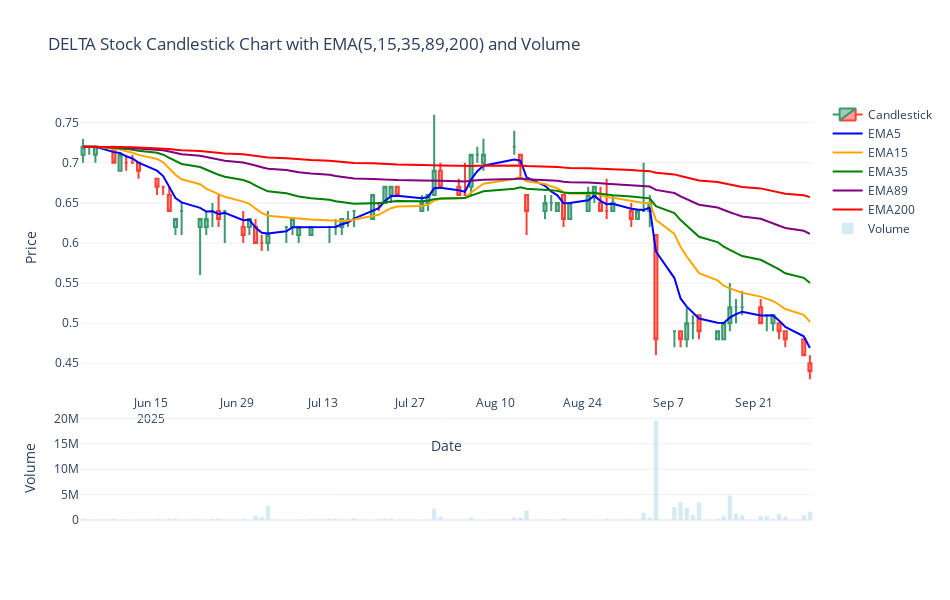

Source (notebook cell):
### Markdown cell above
โดยทั่วไปจำนวน “5, 15, 35, 89, 200” ของ EMA มักอิงกับจำนวน “วันทำการซื้อขาย (trading days)”**
ซึ่งหมายถึง **วันทำงานของตลาดหุ้น (วันราชการที่ตลาดเปิด)** ไม่รวมเสาร์–อาทิตย์ หรือวันหยุดนักขัตฤกษ์ของตลาดหลักทรัพย์

---

### 💡 อธิบายอย่างละเอียด

| ค่า EMA    | ช่วงเวลาโดยประมาณ | อิงจาก       | ใช้เพื่อวิเคราะห์อะไร                                    |
| ---------- | ----------------- | ------------ | -------------------------------------------------------- |
| **EMA5**   | ~1 สัปดาห์        | 5 วันทำการ   | แนวโน้มระยะสั้นมาก (daily momentum)                      |
| **EMA15**  | ~3 สัปดาห์        | 15 วันทำการ  | แนวโน้มระยะสั้น                                          |
| **EMA35**  | ~7 สัปดาห์        | 35 วันทำการ  | แนวโน้มระยะกลาง                                          |
| **EMA89**  | ~4 เดือน          | 89 วันทำการ  | แนวโน้มระยะกลางถึงยาว                                    |
| **EMA200** | ~10 เดือน         | 200 วันทำการ | แนวโน้มระยะยาว (ใช้บ่อยในตลาดโลก เช่น S&P500, SET Index) |

---

### 📆 ตัวอย่างการแปลงเป็น “ระยะเวลาในปฏิทินจริง”

โดยทั่วไปตลาดหุ้นไทย (SET) เปิดทำการประมาณ **21–22 วันต่อเดือน**
ดังนั้นเราจะได้โดยประมาณว่า:

| ค่า    | คิดเป็นวันทำการ | เทียบเป็น “ระยะเวลาในปฏิทิน” |
| ------ | --------------- | ---------------------------- |
| EMA5   | 1 สัปดาห์       | 1 สัปดาห์                    |
| EMA15  | 3 สัปดาห์       | ~3 สัปดาห์                   |
| EMA35  | 7 สัปดาห์       | ~1.5 เดือน                   |
| EMA89  | 4 เดือน         | ~4 เดือน                     |
| EMA200 | 10 เดือน        | ~10 เดือน – 1 ปี             |

---

### 🔍 สรุปสั้น ๆ

> ค่าของ **EMA 5, 15, 35, 89, 200** มาจาก “จำนวนวันทำการของตลาดหุ้น” (Trading Days)
> ซึ่งถือเป็น “วันราชการที่ตลาดหลักทรัพย์เปิด”
> และถูกเลือกเพื่อให้ครอบคลุมแนวโน้มหลายระดับ — จากสั้นที่สุด (EMA5) ถึงยาวที่สุด (EMA200)

### Code cell
import plotly.graph_objects as go

# 🔹 เลือกเฉพาะหุ้น 24CS
ohlc_df = df_tn[df_tn["symbol"] == "SQ"].copy()

# 🔹 จัดการ index
ohlc_df["time"] = pd.to_datetime(ohlc_df["time"])
ohlc_df = ohlc_df.sort_values("time")
ohlc_df = ohlc_df.set_index("time")
ohlc_df.index.name = "Date"

# 🔹 Rename columns ให้ตรงกับ Plotly
ohlc_df = ohlc_df.rename(columns={
    "open_price": "Open",
    "high_price": "High",
    "low_price": "Low",
    "close_price": "Close",
    "volume": "Volume"
})

# 🔹 เลือกแค่ 200 วันล่าสุด (เพื่อดูง่าย)
ohlc_df = ohlc_df.tail(200)

# 🔹 คำนวณ EMA
for p in [5, 15, 35, 89, 200]:
    ohlc_df[f"EMA{p}"] = ohlc_df["Close"].ewm(span=p, adjust=False).mean()

# ✅ กราฟ Candlestick
fig = go.Figure(data=[go.Candlestick(
    x=ohlc_df.index,
    open=ohlc_df['Open'],
    high=ohlc_df['High'],
    low=ohlc_df['Low'],
    close=ohlc_df['Close'],
    name="Candlestick"
)])

# ✅ เส้น EMA
colors = {5:"blue", 15:"orange", 35:"green", 89:"purple", 200:"red"}
for p in [5, 15, 35, 89, 200]:
    fig.add_trace(go.Scatter(
        x=ohlc_df.index,
        y=ohlc_df[f"EMA{p}"],
        mode="lines",
        line=dict(width=2, color=colors[p]),
        name=f"EMA{p}"
    ))

# ✅ Volume
fig.add_trace(go.Bar(
    x=ohlc_df.index,
    y=ohlc_df['Volume'],
    name="Volume",
    marker_color="lightblue",
    opacity=0.5,
    yaxis="y2"
))

# ✅ Layout
fig.update_layout(
    title="DELTA Stock Candlestick Chart with EMA(5,15,35,89,200) and Volume",
    yaxis=dict(title="Price", domain=[0.3, 1]),
    yaxis2=dict(title="Volume", domain=[0, 0.25]),
    xaxis=dict(title="Date"),
    xaxis_rangeslider_visible=False,
    template="plotly_white",
    width=950,
    height=600
)

fig.show()
